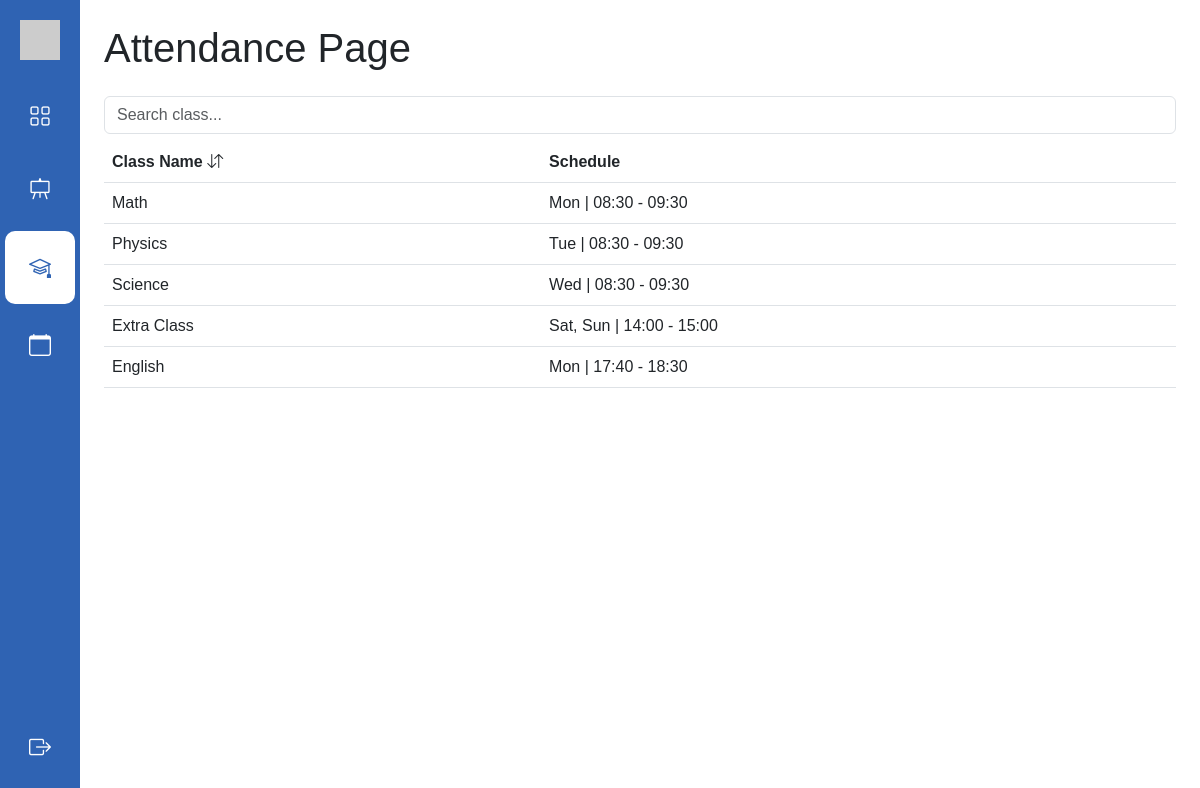
Page /attendance/ (signed in) on the committed database.
### record/models.py (models this page shows, shortened)
class ClassRoom(models.Model):
    user = models.ForeignKey(User, on_delete=models.CASCADE)
    name = models.CharField(max_length=255)
    year = models.CharField(max_length=50, blank=True)
    room = models.CharField(max_length=100, blank=True)
    schedule = models.CharField(max_length=255, blank=True)
    description = models.TextField(blank=True)

### record/views.py (the view)
# urls.py: path('attendance/', views.attendance, name='attendance'),
@login_required(login_url='login')
def attendance(request):
    classrooms = ClassRoom.objects.filter(user=request.user)
    return render(request, 'attendance.html', {
        'classrooms': classrooms
    })

### record/templates/attendance.html (shortened to what this page needs)
{% extends 'main_page.html' %}
{% load static %}
{% block content %}
<link rel="stylesheet" href="{% static 'css/attendance.css' %}">
<h1 class="mb-4">Attendance Page</h1>
<div id="classTableSection">
    <input type="text" id="searchClass" class="form-control mb-2" placeholder="Search class...">
    <table class="table table-hover" id="classTable">
        <thead>
            <tr>
                <th onclick="sortTable('classTable', 0)">
                    Class Name <i class="bi bi-arrow-down-up"></i>
                </th>
                <th>Schedule</th>
            </tr>
        </thead>
        <tbody>
            {% for classroom in classrooms %}
            <tr class="clickable-row" data-class-id="{{ classroom.id }}">
                <td>{{ classroom.name }}</td>
                <td>{{ classroom.schedule }}</td>
            </tr>
            {% empty %}
            <tr>
                <td colspan="2">No classes found</td>
            </tr>
            {% endfor %}
        </tbody>
    </table>
</div>
{% endblock %}

### record/static/css/main_page.css (style rules this page uses)
body { margin: 0; font-family: Arial, Helvetica, sans-serif; }

### record/static/css/attendance.css (style rules this page uses)
body { font-family: Arial, Helvetica, sans-serif; }
.clickable-row { cursor: pointer; }

### rows in the picture
ClassRoom: name "Math", schedule "Mon | 08:30 - 09:30"
ClassRoom: name "Physics", schedule "Tue | 08:30 - 09:30"
ClassRoom: name "Science", schedule "Wed | 08:30 - 09:30"
ClassRoom: name "Extra Class", schedule "Sat, Sun | 14:00 - 15:00"
ClassRoom: name "English", schedule "Mon | 17:40 - 18:30"
